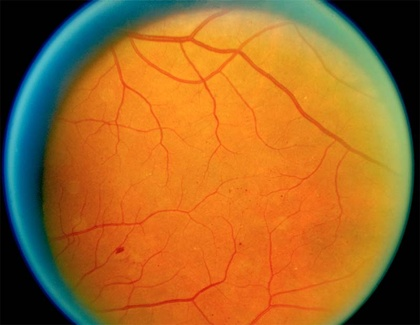
%> input picture Edge Detection/retina1.jpg, 420 x 325 px, shrunk from 800 x 619 before the run
$ octave Matching.m   (GNU Octave 9; MATLAB toolbox functions it lacks are replaced by stand-ins)
%> lines starting %> are read from the running program, lines starting %| are printed output that depends on the picture; in (x1, y1, x2, y2) boxes, pixels count from 0 and x2, y2 are one past the last pixel; in counts of white or black regions, pixels touching at a corner belong together; the program's own positions count from 1
close all
clear
clc
%reading the image
rgbImage = imread('retina1.jpg');
%> rgbImage is the input picture: size 325x420x3 uint8; mean R, G, B 160.2, 104.3, 41.8
greenChannel = rgbImage(:, :, 2);
figure;
imshow(greenChannel);
title('Green channel')

%setting up the gaussian for the rotational filters
dim = 3;
sig = 0.5;

h2=meshgrid(-(dim):(dim));

g = (1/sqrt(2*pi*sig^2))*exp(-h2.^2/(2*sig^2));

g_scaled = 10* g;
mean = g_scaled./(2*dim*sig);
mean_scaled =  mean;
%Matched gaussian function in the form of G(x,y) = g - m_0
G_Xy = g_scaled - mean_scaled;

G_negate = 1 - G_Xy;

rounder = round(G_negate);

Green_blur = conv2(greenChannel,rounder);


rotate0 = zeros(15,15);
[sizex,sizey] = size(rounder);

for i = 1 : sizex
    for j = 1 : sizey

        rotate0(i+4,j+3) = rounder(i,j);
    end
end
%creating masks sfor the rotation
rotate15 = imrotate(rotate0,15,'bicubic','crop');
rotate30 = imrotate(rotate0,30,'bicubic','crop');
rotate45 = imrotate(rotate0,45,'bicubic','crop');
rotate60 = imrotate(rotate0,60,'bicubic','crop');
rotate75 = imrotate(rotate0,75,'bicubic','crop');
rotate90 = imrotate(rotate0,90,'bicubic','crop');
rotate105 = imrotate(rotate0,105,'bicubic','crop');
rotate120 = imrotate(rotate0,120,'bicubic','crop');
rotate135 = imrotate(rotate0,135,'bicubic','crop');
rotate150 = imrotate(rotate0,150,'bicubic','crop');
rotate165 = imrotate(rotate0,165,'bicubic','crop');
%creation of the images
mask_0_degg = conv2(greenChannel,rotate0,'same');
mask_15_degg = conv2(greenChannel,rotate15,'same');
mask_30_degg = conv2(greenChannel,rotate30,'same');
mask_45_degg = conv2(greenChannel,rotate45,'same');
mask_60_degg = conv2(greenChannel,rotate60,'same');
mask_75_degg = conv2(greenChannel,rotate75,'same');
mask_90_degg = conv2(greenChannel,rotate90,'same');
mask_105_degg = conv2(greenChannel,rotate105,'same');
mask_120_degg = conv2(greenChannel,rotate120,'same');
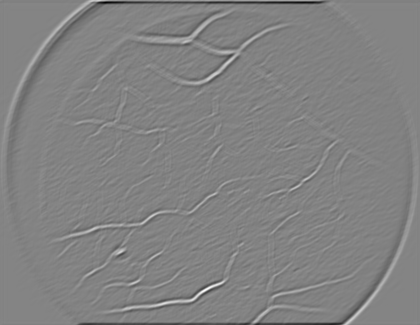
%> mask_120_degg: size 325x420 double; min -1722, max 1600.3, mean -25.6; drawn with min black and max white
mask_135_degg = conv2(greenChannel,rotate135,'same');
mask_150_degg = conv2(greenChannel,rotate150,'same');
mask_165_degg = conv2(greenChannel,rotate165,'same');
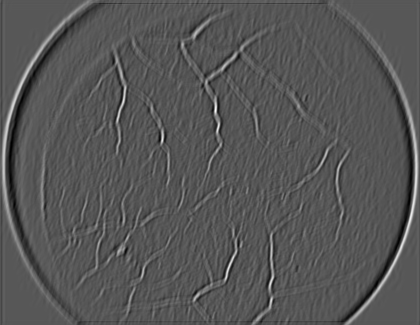
%> mask_165_degg: size 325x420 double; min -588.7, max 1118.1, mean -10.6; drawn with min black and max white

max_img = zeros(size(mask_0_degg,1),size(mask_0_degg,2));

%finding the max value pixel among all the generated image pixel values
for i = 1 : size(mask_0_degg,1)
    for j =1 : size(mask_0_degg,2)

        max_img(i,j) = max(mask_0_degg(i,j) , mask_15_degg(i,j));
        max_img(i,j) = max(max_img(i,j) , mask_30_degg(i,j));
        max_img(i,j) = max(max_img(i,j) , mask_45_degg(i,j));
        max_img(i,j) = max(max_img(i,j) , mask_60_degg(i,j));
        max_img(i,j) = max(max_img(i,j) , mask_75_degg(i,j));
        max_img(i,j) = max(max_img(i,j) , mask_90_degg(i,j));
        max_img(i,j) = max(max_img(i,j) , mask_105_degg(i,j));
        max_img(i,j) = max(max_img(i,j) , mask_120_degg(i,j));
        max_img(i,j) = max(max_img(i,j) , mask_135_degg(i,j));
        max_img(i,j) = max(max_img(i,j) , mask_150_degg(i,j));
        max_img(i,j) = max(max_img(i,j) , mask_165_degg(i,j));

    end
end
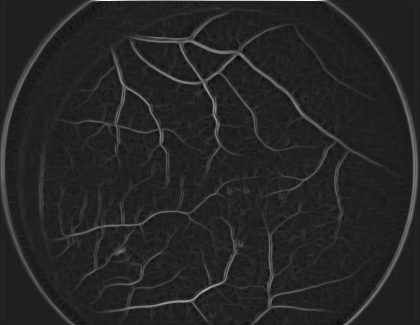
%> max_img: size 325x420 double; min -326, max 2422, mean 84; drawn with min black and max white

figure;
imshow(uint8(max_img));
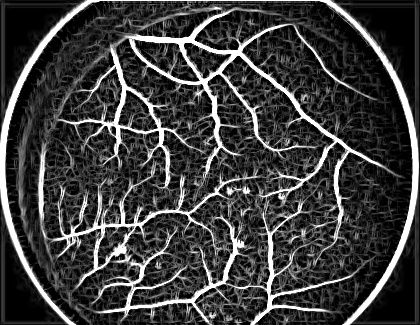
%> displayed picture: size 325x420, on the screen's scale of 0 to 255; min 0, max 255, mean 61.8
title('max image')
level = graythresh(uint8(max_img));
%> level = 0.502

BW = imbinarize(uint8(max_img),level);
%> BW: size 325x420 logical; 14.3% white; 340 white regions (316 under 20 px), largest, box (x1, y1, x2, y2) and area: (0, 0, 419, 325) 4771, (115, 8, 393, 265) 4767, (92, 199, 359, 325) 3211
figure;

imshow((BW));
title('maximum value image')
[index,count] = bwlabel(BW);
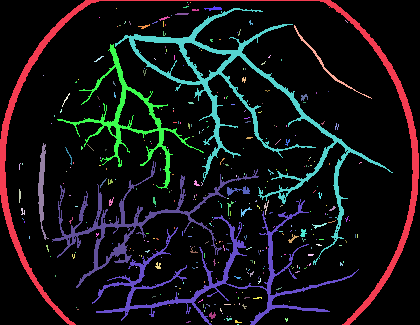
%> index: size 325x420 double; 341 distinct labels, from 0 to 340; one colour per label, 0 black
%> count = 340

[index_x,index_y] = size(index);
%> index_x = 325; index_y = 420

for i=1:count
    [r,c] = find(index == i);
    payload = size(r,1);
    if(payload < 40)
        BW(r,c) = 0;
    end
end
%> this loop made 340 passes
%> (r, c, payload) on passes 2, 5, 6: ([165; 166; 167; 168; 169; 170; 164], [20; 20; 20; 20; 20; 20; 21], 7), ([164; 165], [23; 23], 2), ([219; 220], [23; 24], 2)
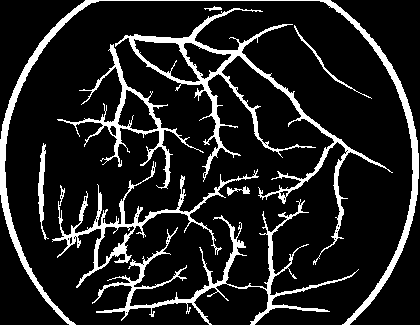
%> BW: size 325x420 logical; 13.2% white; 9 white regions, largest, box (x1, y1, x2, y2) and area: (0, 0, 419, 325) 4771, (115, 8, 393, 265) 4766, (92, 199, 359, 325) 3211

figure;

imshow(BW);
 title('Post processing of the detection');

 q = bwmorph(BW,'thin',Inf);
%> q: size 325x420 logical; 4% white in thin lines or dots
 figure;

imshow(q);
 title('Thin Color Image');

 asadf = imoverlay(rgbImage,q,'blue');
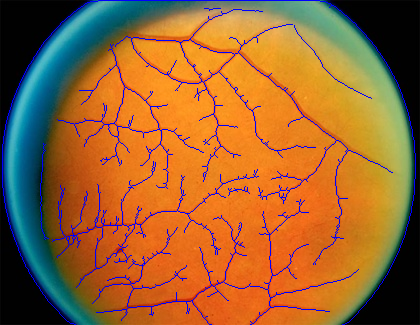
%> asadf: size 325x420x3 uint8; mean R, G, B 153.1, 100.6, 50.7
  figure;

imshow(asadf);
 title('Overlapped Color Image');
